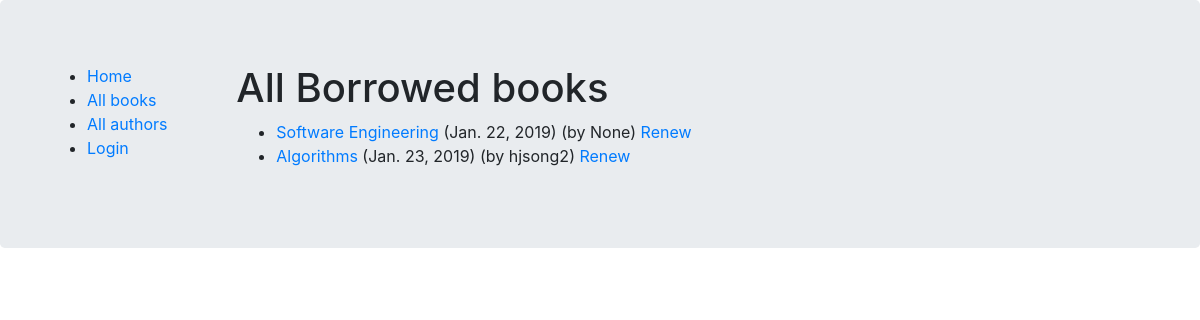
Screenshot of /catalog/returnBooks with the database file from the repository.
### catalog/models.py (models this page shows, shortened)
class BookInstance(models.Model):
    id = models.UUIDField(primary_key=True, default=uuid.uuid4, help_text='Unique ID for this particular book across whole library')
    book = models.ForeignKey('Book', on_delete=models.SET_NULL, null=True)
    borrower = models.ForeignKey(User, on_delete=models.SET_NULL, null=True, blank=True)
    imprint = models.CharField(max_length=200)
    due_back = models.DateField(null=True, blank=True)
    LOAN_STATUS = (
        ('m', 'Maintenance'),
        ('o', 'On loan'),
        ('a', 'Available'),
        ('r', 'Reserved'),
    )
    status = models.CharField(
        max_length=1,
        choices=LOAN_STATUS,
        blank=True,
        default='m',
        help_text='Book availability',
    )
    @property
    def is_overdue(self):
        if self.due_back and date.today() > self.due_back:
            return True
        return False
    class Meta:
        ordering = ['due_back']
        permissions = (("Can_mark_returned", "Set book as returned"),)

class Book(models.Model):
    title = models.CharField(max_length=200)
    author = models.ForeignKey('Author', on_delete=models.SET_NULL, null=True)
    summary = models.TextField(max_length=1000, help_text='Enter a brief description of the book')
    isbn = models.CharField('ISBN', max_length=13, help_text='13 Character <a href="https://www.isbn-international.org/content/what-isbn">ISBN number</a>')
    genre = models.ManyToManyField(Genre, help_text='Select a genre for this book')
    def display_genre(self):
        """Create a string for the Genre. This is required to display genre in Admin."""
        return ', '.join(genre.name for genre in self.genre.all()[:3])
    display_genre.short_description = 'Genre'
    class Meta:
        ordering = ['title']

### catalog/views.py (the view)
# urls.py: path('returnBooks', views.list_allborrowedbooks.as_view(), name='return'),
class  list_allborrowedbooks(generic.ListView) :
    model = BookInstance
    template_name ='catalog/allborrowedbooks.html'
    paginate_by = 10
    def get_queryset(self):
        return BookInstance.objects.filter(status__exact='o').order_by('due_back')

### catalog/templates/catalog/allborrowedbooks.html
{% extends "base_generic.html" %}
{% block content %}
    <h1>All Borrowed books</h1>
    {% if bookinstance_list %}
    <ul>
      {% for bookinst in bookinstance_list %}
      <li class="{% if bookinst.is_overdue %}text-danger{% endif %}">
      <a href="{% url 'book-detail' bookinst.book.pk %}">{{bookinst.book.title}}</a> ({{ bookinst.due_back }}) (by {{bookinst.borrower}})
      <a href="{% url 'renew-book-librarian' bookinst.id %}">Renew</a>
      </li>
      {% endfor %}
    </ul>
    {% else %}
      <p>There are no books borrowed.</p>
    {% endif %}
{% endblock %}

### rows the page displays
BookInstance: book "Software Engineering", due_back "Jan. 22, 2019", borrower "None"
BookInstance: book "Algorithms", due_back "Jan. 23, 2019", borrower "hjsong2"
